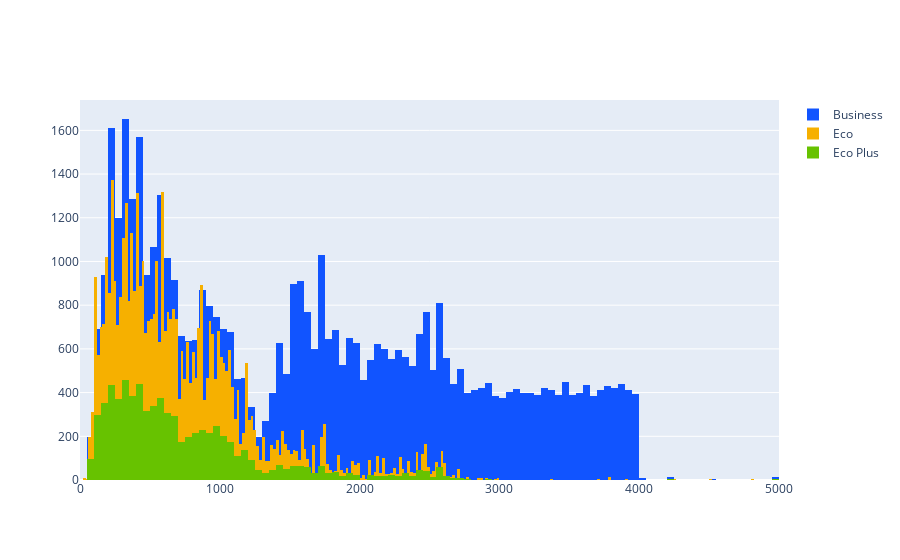

The code cell stored with this chart in its notebook:
### Code cell
x = data[data.Class=='Eco Plus']
y = data[data.Class=='Eco']
z = data[data.Class=='Business']

fig = go.Figure()
fig.add_trace(go.Histogram(x=z['Flight_Distance'],name='Business',marker_color='#1154ff'))
fig.add_trace(go.Histogram(x=y['Flight_Distance'],name='Eco',marker_color='#f6b000'))
fig.add_trace(go.Histogram(x=x['Flight_Distance'],name='Eco Plus',marker_color='#67c200'))


# Overlay both histograms
fig.update_layout(barmode='overlay')
# Reduce opacity to see both histograms
fig.update_traces()
fig.show()

### Figure 1 — Plotly figure (JSON) as saved in the notebook; plotly's stock layout.template omitted (floating-point values rounded to 4 significant figures; data arrays with more than 128 entries replaced by an {"elided": "..."} marker saying what was removed)
{"data": [{"marker": {"color": "#1154ff"}, "name": "Business", "type": "histogram", "x": {"elided": "49665 int values"}}, {"marker": {"color": "#f6b000"}, "name": "Eco", "type": "histogram", "x": {"elided": "46745 int values"}}, {"marker": {"color": "#67c200"}, "name": "Eco Plus", "type": "histogram", "x": {"elided": "7494 int values"}}], "layout": {"barmode": "overlay"}}
